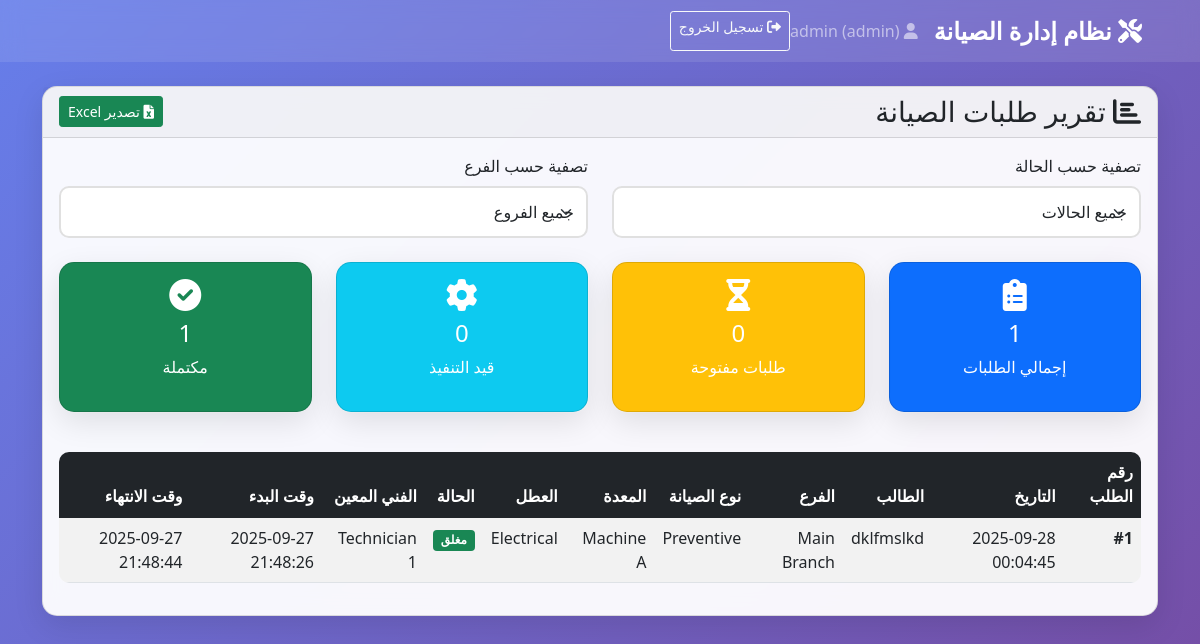
The page /report (signed in) on the database its author committed.
### web_app.py (models this page shows)
class MaintenanceRequest(db.Model):
    __tablename__ = "MaintenanceRequests"
    request_id = db.Column(db.Integer, primary_key=True)
    request_date = db.Column(db.String(50), nullable=False)
    requester_name = db.Column(db.String(255), nullable=False)
    phone_number = db.Column(db.String(50), nullable=False)
    branch = db.Column(db.String(255), nullable=False)
    maintenance_type = db.Column(db.String(255), nullable=False)
    equipment_name = db.Column(db.String(255), nullable=False)
    fault_type = db.Column(db.String(255), nullable=False)
    notes = db.Column(db.Text)
    assigned_technician = db.Column(db.String(255))
    status = db.Column(db.String(50), nullable=False, default="open")
    start_time = db.Column(db.String(50))
    end_time = db.Column(db.String(50))

### web_app.py (the view)
    @app.route('/report')
    def report():
        if 'user_role' not in session or session['user_role'] not in ['engineer', 'admin']:
            flash('غير مصرح لك بالوصول إلى هذه الصفحة', 'error')
            return redirect(url_for('index'))
        requests = MaintenanceRequest.query.order_by(MaintenanceRequest.request_id.desc()).all()
        stats = {
            "total": len(requests),
            "open": len([req for req in requests if req.status == "open"]),
            "in_progress": len([req for req in requests if req.status == "in_progress"]),
            "closed": len([req for req in requests if req.status == "closed"]),
        }
        return render_template('report.html', requests=requests, stats=stats)

### templates/report.html (shortened to what this page needs)
{% extends "base.html" %}
{% block content %}
<div class="card">
    <div class="card-header d-flex justify-content-between align-items-center">
        <h3 class="card-title mb-0">
            <i class="fas fa-chart-bar"></i> تقرير طلبات الصيانة
        </h3>
        <a href="{{ url_for('export_excel') }}" class="btn btn-success btn-sm">
            <i class="fas fa-file-excel"></i> تصدير Excel
        </a>
    </div>
    <div class="card-body">
        <div class="row mb-4">
            <div class="col-md-6">
                <label for="statusFilter" class="form-label">تصفية حسب الحالة</label>
                <select class="form-select" id="statusFilter">
                    <option value="">جميع الحالات</option>
                </select>
            </div>
            <div class="col-md-6">
                <label for="branchFilter" class="form-label">تصفية حسب الفرع</label>
                <select class="form-select" id="branchFilter">
                    <option value="">جميع الفروع</option>
                </select>
            </div>
        </div>
        <div class="row mb-4">
            <div class="col-md-3 col-sm-6 mb-3">
                <div class="card bg-primary text-white">
                    <div class="card-body text-center">
                        <i class="fas fa-clipboard-list fa-2x mb-2"></i>
                        <h4 id="total-count">{{ stats.total }}</h4>
                        <p>إجمالي الطلبات</p>
                    </div>
                </div>
            </div>
            <div class="col-md-3 col-sm-6 mb-3">
                <div class="card bg-warning text-white">
                    <div class="card-body text-center">
                        <i class="fas fa-hourglass-half fa-2x mb-2"></i>
                        <h4 id="open-count">{{ stats.open }}</h4>
                        <p>طلبات مفتوحة</p>
                    </div>
                </div>
            </div>
            <div class="col-md-3 col-sm-6 mb-3">
                <div class="card bg-info text-white">
                    <div class="card-body text-center">
                        <i class="fas fa-cog fa-2x mb-2"></i>
                        <h4 id="progress-count">{{ stats.in_progress }}</h4>
                        <p>قيد التنفيذ</p>
                    </div>
                </div>
            </div>
            <div class="col-md-3 col-sm-6 mb-3">
                <div class="card bg-success text-white">
                    <div class="card-body text-center">
                        <i class="fas fa-check-circle fa-2x mb-2"></i>
                        <h4 id="closed-count">{{ stats.closed }}</h4>
                        <p>مكتملة</p>
                    </div>
                </div>
            </div>
        </div>
        {% if requests %}
        <div class="table-responsive">
            <table class="table table-striped table-hover" id="requestsTable">
                <thead class="table-dark">
                    <tr>
                        <th>رقم الطلب</th>
                        <th>التاريخ</th>
                        <th>الطالب</th>
                        <th>الفرع</th>
                        <th>نوع الصيانة</th>
                        <th>المعدة</th>
                        <th>العطل</th>
                        <th>الحالة</th>
                        <th>الفني المعين</th>
                        <th>وقت البدء</th>
                        <th>وقت الانتهاء</th>
                    </tr>
                </thead>
                <tbody>
                    {% for request in requests %}
                    <tr data-status="{{ request.status }}" data-branch="{{ request.branch }}">
                        <td><strong>#{{ request.request_id }}</strong></td>
                        <td>{{ request.request_date }}</td>
                        <td>{{ request.requester_name }}</td>
                        <td>{{ request.branch }}</td>
                        <td>{{ request.maintenance_type }}</td>
                        <td>{{ request.equipment_name }}</td>
                        <td>{{ request.fault_type }}</td>
                        <td>
                            {% if request.status == 'open' %}
                                <span class="badge bg-warning">مفتوح</span>
                            {% elif request.status == 'in_progress' %}
                                <span class="badge bg-info">قيد التنفيذ</span>
                            {% elif request.status == 'waiting' %}
                                <span class="badge bg-secondary">انتظار</span>
                            {% elif request.status == 'closed' %}
                                <span class="badge bg-success">مغلق</span>
                            {% else %}
                                <span class="badge bg-light text-dark">{{ request.status }}</span>
                            {% endif %}
                        </td>
                        <td>{{ request.assigned_technician or 'غير معين' }}</td>
                        <td>{{ request.start_time or '-' }}</td>
                        <td>{{ request.end_time or '-' }}</td>
                    </tr>
                    {% endfor %}
                </tbody>
            </table>
        </div>
        {% else %}
        <div class="text-center py-5">
            <i class="fas fa-chart-bar fa-3x text-muted mb-3"></i>
            <h4 class="text-muted">لا توجد بيانات للتقرير</h4>
            <p class="text-muted">لا توجد طلبات صيانة لعرضها في التقرير.</p>
        </div>
        {% endif %}
    </div>
</div>
{% endblock %}

### templates/base.html (style rules this page uses)
body { font-family: 'Segoe UI', Tahoma, Geneva, Verdana, sans-serif; background: linear-gradient(135deg, #667eea 0%, #764ba2 100%); min-height: 100vh; direction: rtl; }
.card { border-radius: 15px; box-shadow: 0 10px 30px rgba(0,0,0,0.1); backdrop-filter: blur(10px); background: rgba(255, 255, 255, 0.95); }
.form-control, .form-select { border-radius: 10px; border: 2px solid #e0e0e0; padding: 12px; }
.table { background: white; border-radius: 10px; overflow: hidden; }

### rows shown on the page
MaintenanceRequest: request_id "1", request_date "2025-09-28 00:04:45", requester_name "dklfmslkd", branch "Main Branch", maintenance_type "Preventive", equipment_name "Machine A", fault_type "Electrical", status "مغلق", assigned_technician "Technician 1", start_time "2025-09-27 21:48:26", end_time "2025-09-27 21:48:44"

### other values the page prints
{{ session.username }} "admin"
{{ session.user_role }} "admin"
{{ stats.total }} "1"
{{ stats.open }} "0"
{{ stats.in_progress }} "0"
{{ stats.closed }} "1"
